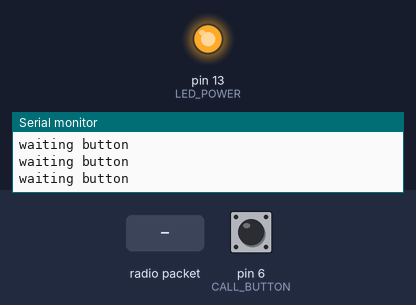
Bench run of a sketch on a simulated Arduino Uno, built with avr-gcc and run on an emulated ATmega328P. Shown: output pins drawn as LEDs (lit = HIGH), the last lines printed to the serial monitor. Dashed ring = blinking. The inputs (shaded band) are chosen by the test bench; at power-on: pin 6 (CALL_BUTTON) LOW. No radio packets arrive unless stated; pins used as bus, display or sensor lines are not drawn.

Above: at 1.3 s.
1.4 s: pin 6 (CALL_BUTTON) pulled HIGH for 0.15 s
At 2.2 s:
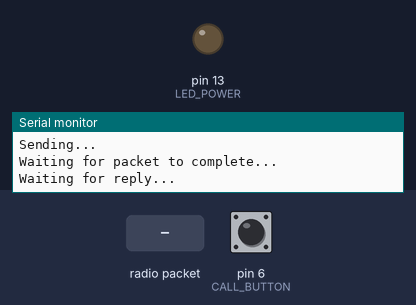
4.5 s: radio packet "1" arrives
At 5.3 s:
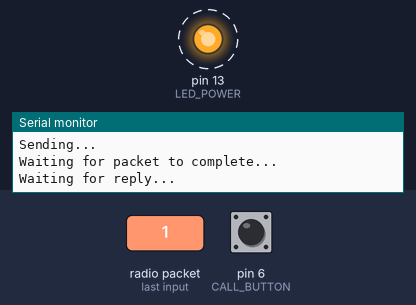
Timing chart, 0 to 13.5 s (numbered marks = the images above; inputs shaded):
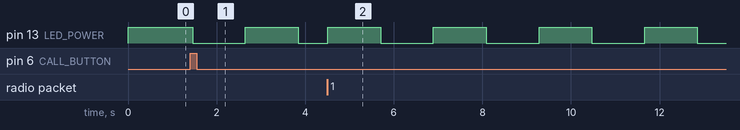

Measured:
- after the input at 1.4 s, pin 13 (LED_POWER): HIGH → LOW after 0.06 s, → HIGH 1.2 s later, → LOW 1.2 s later

The sketch:

MasterSignalTx.ino
```cpp
#include <SPI.h>
#include <RH_RF95.h>
#include <elapsedMillis.h>
/* for feather m0 */
#define RFM95_CS 8
#define RFM95_RST 4
#define RFM95_INT 3
#define RF95_FREQ 433.0
// D6
#define CALL_BUTTON 6
// D10 - BUTTON LED
//#define LED_INDICATOR 10
// D13 - ON LED
#define LED_POWER 13
#define STATE_IDLE 0xA0
#define STATE_BUTTON_PRESSED_SEND_REQUEST 0xA1
#define STATE_RESPONSE_RECEIVED 0xA2
#define REQUEST_TIME 20000 // waiting to time-out
#define WAIT_TIME 20000 // 20 seconds
#define TX_POWER_LEVEL 23
const char RESPONSE_TOKEN[20] = "1234567890123456789";
const char REQUEST_TOKEN[20] = "ABCDEFGH1JKLMNOPQRS";
unsigned long currentState = STATE_IDLE;
uint8_t callButtonState = 0;
char* requestRxToken;
RH_RF95 rf95(RFM95_CS, RFM95_INT);
elapsedMillis waitingTimeElapsed;
int16_t packetnum = 0;  // packet counter, we increment per xmission
void blinkState(unsigned long int d = 500){
  int ledState = digitalRead(LED_POWER);  // read input value
  ledState = (ledState == HIGH) ? LOW : HIGH;
  digitalWrite(LED_POWER, ledState);
  delay(d);
}
void out(String v){
  Serial.println(v);
}
int checkButton(){
  int ledState = digitalRead(CALL_BUTTON);  // read input value
  //digitalWrite(LED_INDICATOR, ledState);  // turn LED OFF
  return ledState;
}
void sendRequest() {
  Serial.println("Sending to rf95_server");
  // Send a message to rf95_server

  char radiopacket[] = "ABCDEFGH1JKLMNOPQRS"; //"Hello World #      ";
  //itoa(packetnum++, radiopacket+13, 10);
  Serial.print("Sending "); Serial.println(radiopacket);
  radiopacket[19] = 0;

  Serial.println("Sending..."); delay(10);
  rf95.send((uint8_t *)radiopacket, 20);

  Serial.println("Waiting for packet to complete..."); delay(10);
  rf95.waitPacketSent();
  // Now wait for a reply
  uint8_t buf[RH_RF95_MAX_MESSAGE_LEN];
  uint8_t len = sizeof(buf);

  Serial.println("Waiting for reply..."); delay(10);
  if (rf95.waitAvailableTimeout(1000))
  {
    // Should be a reply message for us now
    if (rf95.recv(buf, &len)) {
      Serial.print("Got reply: ");
      requestRxToken = (char*)buf;
      Serial.println(requestRxToken);
      Serial.print("RSSI: ");
      Serial.println(rf95.lastRssi(), DEC);
      if (strcmp(requestRxToken, RESPONSE_TOKEN) == 0){
        currentState = STATE_RESPONSE_RECEIVED;
        waitingTimeElapsed = 0;
        out("valid token");
      }else{
        out("invalid token");
      }
    } else {
      Serial.println("Receive failed");
    }
  } else {
    Serial.println("No reply, is there a listener around?");
  }
}
void setup() {
  pinMode(LED_POWER, OUTPUT);  // declare LED as output
  digitalWrite(LED_POWER, HIGH);
  //pinMode(LED_INDICATOR, OUTPUT);  // declare LED as output
  pinMode(CALL_BUTTON, INPUT);    // declare pushbutton as input
  pinMode(RFM95_RST, OUTPUT);
  digitalWrite(RFM95_RST, HIGH);
  // while (!Serial); uncomment when debugging
  Serial.begin(9600);
  delay(100);
  // manual reset
  digitalWrite(RFM95_RST, LOW);
  delay(10);
  digitalWrite(RFM95_RST, HIGH);
  delay(10);
  while (!rf95.init()) {
    Serial.println("LoRa radio init failed");
    while (1);
  }
  Serial.println("LoRa radio init OK!");
  // Defaults after init are 434.0MHz, modulation GFSK_Rb250Fd250, +13dbM
  if (!rf95.setFrequency(RF95_FREQ)) {
    Serial.println("setFrequency failed");
    while (1);
  }
  Serial.print("Set Freq to: "); Serial.println(RF95_FREQ);
  // Defaults after init are 434.0MHz, 13dBm, Bw = 125 kHz, Cr = 4/5, Sf = 128chips/symbol, CRC on
  // The default transmitter power is 13dBm, using PA_BOOST.
  // If you are using RFM95/96/97/98 modules which uses the PA_BOOST transmitter pin, then
  // you can set transmitter powers from 5 to 23 dBm:
  rf95.setTxPower(TX_POWER_LEVEL, false);
}
void loop() {
  // loop here on button states
  checkButton();
  while(currentState == STATE_IDLE){
    out("waiting button");
    callButtonState = checkButton();
    if (callButtonState == HIGH){
      out("button pressed");
      currentState = STATE_BUTTON_PRESSED_SEND_REQUEST;
      waitingTimeElapsed = 0;
    }
  }

  while(currentState == STATE_BUTTON_PRESSED_SEND_REQUEST){
    out("button pressed; send signal");
    blinkState(20);
    sendRequest();
    if (waitingTimeElapsed > REQUEST_TIME){
      //digitalWrite(LED_INDICATOR, LOW);
      digitalWrite(LED_POWER, HIGH);
      currentState = STATE_IDLE;
      callButtonState = LOW;
      waitingTimeElapsed = 0;
      out("request time out; reset to idle");
    }
  }

  while(currentState == STATE_RESPONSE_RECEIVED){
    blinkState(200);
    //digitalWrite(LED_INDICATOR, HIGH);
    if (waitingTimeElapsed > WAIT_TIME){
      digitalWrite(LED_POWER, HIGH);
      // waiting time; reset to idle state
      waitingTimeElapsed = 0;       // reset the counter to 0 so the counting starts over...
      currentState = STATE_IDLE;
      delay(10000);// put delay here
    }
  }
}
```
